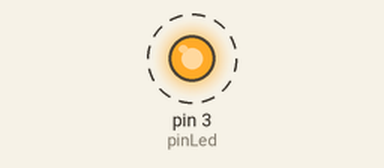
Simulated run of this sketch. Board: Arduino Uno, built with avr-gcc and run on an emulated ATmega328P. Parts: output pins drawn as LEDs (lit = HIGH). Dashed ring = blinking.

Above: at 0.5 s.
Timing chart, 0 to 4.6 s (numbered marks = the images above):
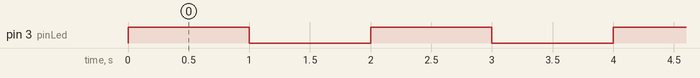

Measured:
- by itself, pin 3 (pinLed): alternates HIGH for 1.0 s and LOW for 1.0 s

The sketch:

00-Blink.ino
```cpp
// (licence header left out)
int pinLed = 3;           // Puerto del pinLed (PWM)

void setup() {
  // ---- Declara el puerto del pinLed como salida
  pinMode(pinLed, OUTPUT);
}  // void setup

void loop() {
  // Enciende el pinLed por un segundo (1000 milisegundos)
  digitalWrite(pinLed, HIGH);
  delay(1000);

  // Apaga el pinLed por un segundo (1000 milisegundos)
  digitalWrite(pinLed, LOW);
  delay(1000);
} // void setup
```
